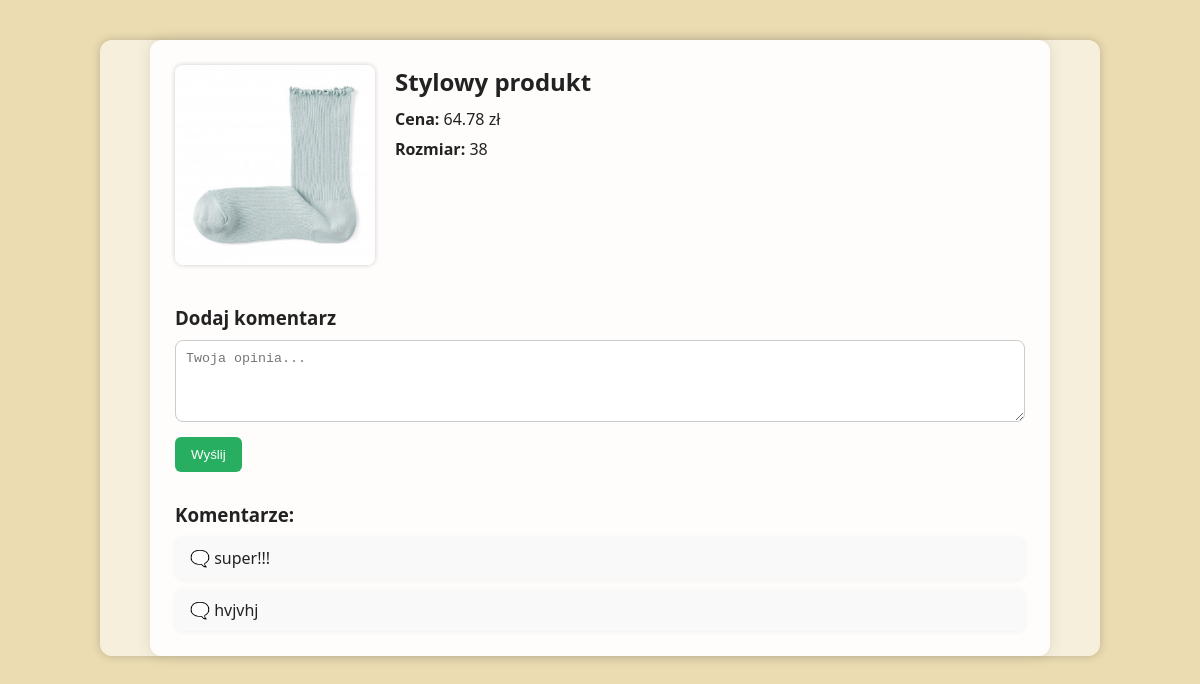
Page /product4.php?kategoria=skarpety&id=1 on the committed database.
### tables this page shows
CREATE TABLE `skarpety` (
  `id` int(11) NOT NULL,
  `cena` decimal(10,2) DEFAULT NULL,
  `opis` text DEFAULT NULL,
  `rozmiar` varchar(10) DEFAULT NULL,
  `zdjecie` varchar(255) DEFAULT NULL,
  `ilosc` int(11) DEFAULT NULL
);

CREATE TABLE `komentarze` (
  `id` int(11) NOT NULL,
  `kategoria` varchar(50) NOT NULL,
  `produkt_id` int(11) NOT NULL,
  `tresc` text NOT NULL,
  `data` datetime DEFAULT current_timestamp()
);

### product4.php (the view, shortened to what this page needs)
<?php
include 'db.php';
$id = isset($_GET['id']) ? (int) $_GET['id'] : 0;
$stmt = $conn->prepare("SELECT * FROM skarpety WHERE id = ?");
$stmt->bind_param("i", $id);
$stmt->execute();
$produkt = $stmt->get_result()->fetch_assoc();
?>
<!DOCTYPE html>
<html lang="pl">
<head>
    <link rel="stylesheet" href="stele.css">
</head>
<body>
<div class="container">
    <div class="product-box">
        <div class="product-info">
            <img src="images/<?= htmlspecialchars($produkt['zdjecie']) ?>" alt="Produkt">
            <div class="product-details">
                <h2><?= htmlspecialchars($produkt['opis']) ?></h2>
                <p><strong>Cena:</strong> <?= $produkt['cena']; ?> zł</p>
                <p><strong>Rozmiar:</strong> <?= $produkt['rozmiar']; ?></p>
            </div>
        </div>
        <div class="comments-section">
            <h3>Dodaj komentarz</h3>
            <form method="post">
                <textarea name="komentarz" placeholder="Twoja opinia..." rows="4" required></textarea><br>
                <button type="submit">Wyślij</button>
            </form>
            <h3 style="margin-top: 30px;">Komentarze:</h3>
            <?php
            $koms = $conn->prepare("SELECT tresc, data FROM komentarze WHERE kategoria='kimono' AND produkt_id=? ORDER BY data DESC");
            $koms->bind_param("i", $id);
            $koms->execute();
            $rez = $koms->get_result();
            if ($rez->num_rows === 0) {
                echo "<p>Brak komentarzy dla tego produktu.</p>";
            } else {
                while ($r = $rez->fetch_assoc()) {
                    echo '<div class="comment">🗨️ ' . htmlspecialchars($r['tresc']) . '</div>';
                }
            }
            ?>
        </div>
    </div>
</div>
</body>
</html>

### stele.css (style rules this page uses)
* { margin: 0; padding: 0; box-sizing: border-box; }
body, html { height: 100%; font-family: 'Segoe UI', sans-serif; color: #EBDCB2; background-color: #EBDCB2; }
.container { max-width: 1000px; margin: 30px auto; padding: 0 15px; background: rgba(255, 255, 255, 0.541); border-radius: 12px; box-shadow: 0 0 10px rgba(0,0,0,0.2); color: #222; }
h1, h2 { margin: 0 0 10px; text-align: center; }

### product4.php (style rules this page uses)
.product-box { max-width: 900px; margin: 40px auto; background: rgba(255,255,255,0.9); padding: 25px; border-radius: 12px; box-shadow: 0 0 15px rgba(0,0,0,0.1); }
.product-info { display: flex; gap: 20px; align-items: flex-start; margin-bottom: 30px; }
.product-info img { width: 200px; height: auto; border-radius: 8px; object-fit: contain; box-shadow: 0 0 5px rgba(0,0,0,0.2); }
.product-details p { font-size: 16px; margin-bottom: 8px; }
textarea { width: 100%; padding: 10px; border-radius: 8px; border: 1px solid #ccc; resize: vertical; margin-top: 10px; }
button { margin-top: 10px; background-color: #27ae60; color: white; border: none; padding: 10px 16px; border-radius: 6px; cursor: pointer; }
.comment { background: #f9f9f9; padding: 10px 15px; margin-top: 10px; border-radius: 8px; box-shadow: 0 1px 5px rgba(0,0,0,0.05); }
.comments-section { margin-top: 40px; }

### rows in the picture
skarpety: zdjecie (picture), opis "Stylowy produkt", cena "64.78", rozmiar "38"
komentarze: tresc "super!!!"
komentarze: tresc "hvjvhj"
